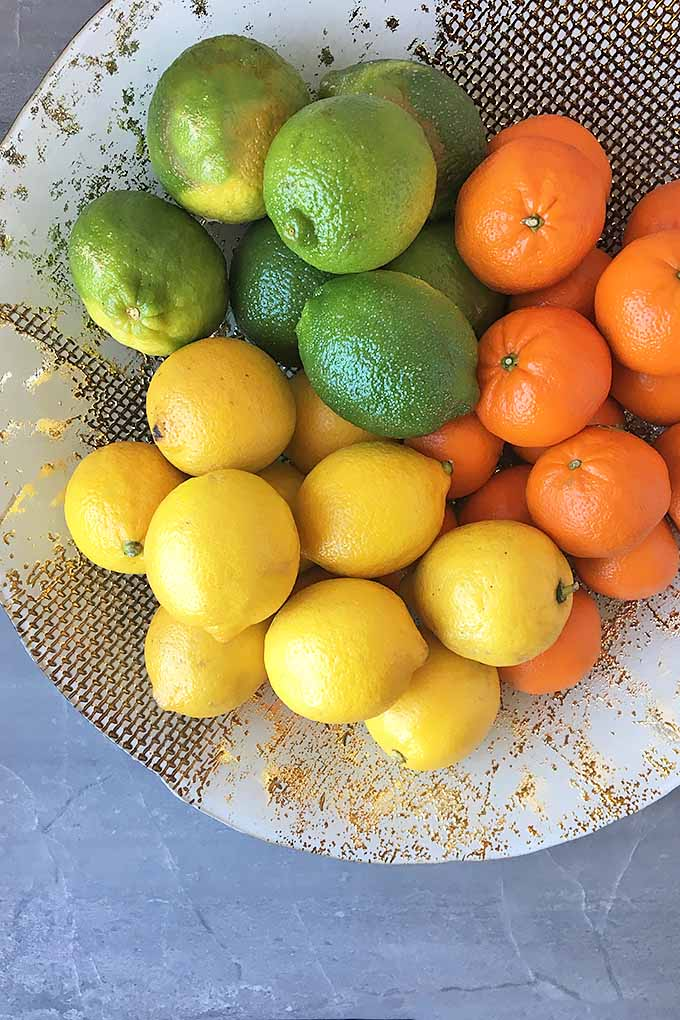
#> input picture media/citrus.png, 680 x 1020 px
$ python detect_orange_v2.py
#> lines starting #> are read from the running program, lines starting #| are printed output that depends on the picture; after the words box and inside, x2 and y2 are one past the last pixel; in counts of white or black regions, pixels touching at a corner belong together
import cv2 as cv
import numpy as np

img = cv.imread("media/citrus.png")
#> img is the input picture: shape (1020, 680, 3); mean B, G, R 110.8, 147.6, 164

# [10 lines of commented-out code are left out]
'''
hsv = cv.cvtColor(img, cv.COLOR_BGR2HSV)
orange = cv.inRange(img, (0, 164, 0), (179, 255, 255))
cv.imshow("Orange", orange)
'''

# Another version with silders
# https://stackoverflow.com/questions/10948589/choosing-the-correct-upper-and-lower-hsv-boundaries-for-color-detection-withcv/59906154#59906154

def nothing(x):
    pass

cv.namedWindow("image")

# Hue is from 0-179 for Opencv
cv.createTrackbar('HMin', 'image', 0, 179, nothing)
#> slider 'HMin' is set to 35
cv.createTrackbar('SMin', 'image', 0, 255, nothing)
#> slider 'SMin' is set to 51
cv.createTrackbar('VMin', 'image', 0, 255, nothing)
#> slider 'VMin' is set to 51
cv.createTrackbar('HMax', 'image', 0, 179, nothing)
#> slider 'HMax' is set to 179
cv.createTrackbar('SMax', 'image', 0, 255, nothing)
#> slider 'SMax' is set to 255
cv.createTrackbar('VMax', 'image', 0, 255, nothing)
#> slider 'VMax' is set to 255

# Set default value for Max HSV trackbars
cv.setTrackbarPos('HMax', 'image', 179)
cv.setTrackbarPos('SMax', 'image', 255)
cv.setTrackbarPos('VMax', 'image', 255)

# Initialize HSV min/max values
hMin = sMin = vMin = hMax = sMax = vMax = 0
phMin = psMin = pvMin = phMax = psMax = pvMax = 0

while(1):
    # Get current positions of all trackbars
    hMin = cv.getTrackbarPos('HMin', 'image')
    sMin = cv.getTrackbarPos('SMin', 'image')
    vMin = cv.getTrackbarPos('VMin', 'image')
    hMax = cv.getTrackbarPos('HMax', 'image')
    sMax = cv.getTrackbarPos('SMax', 'image')
    vMax = cv.getTrackbarPos('VMax', 'image')

    # Set minimum and maximum HSV values to display
    lower = np.array([hMin, sMin, vMin])
    upper = np.array([hMax, sMax, vMax])

    img_hsv = cv.cvtColor(img, cv.COLOR_BGR2HSV)
#> img_hsv: shape (1020, 680, 3); mean H, S, V 50.8, 120.5, 181
    mask = cv.inRange(img_hsv, lower, upper)
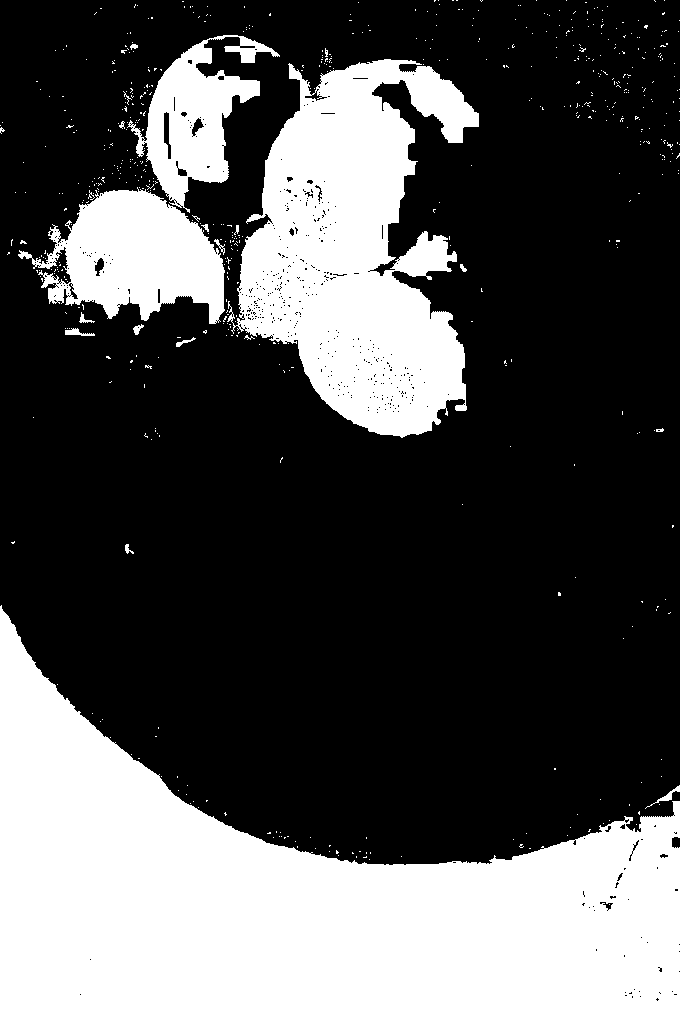
#> mask: shape (1020, 680); 32.7% white; 612 white regions (592 under 20 px), largest, box (x1, y1, x2, y2) and area: (0, 605, 680, 1020) 142633, (227, 59, 479, 438) 55635, (18, 187, 225, 324) 16165
    res = cv.bitwise_and(img, img, mask=mask)
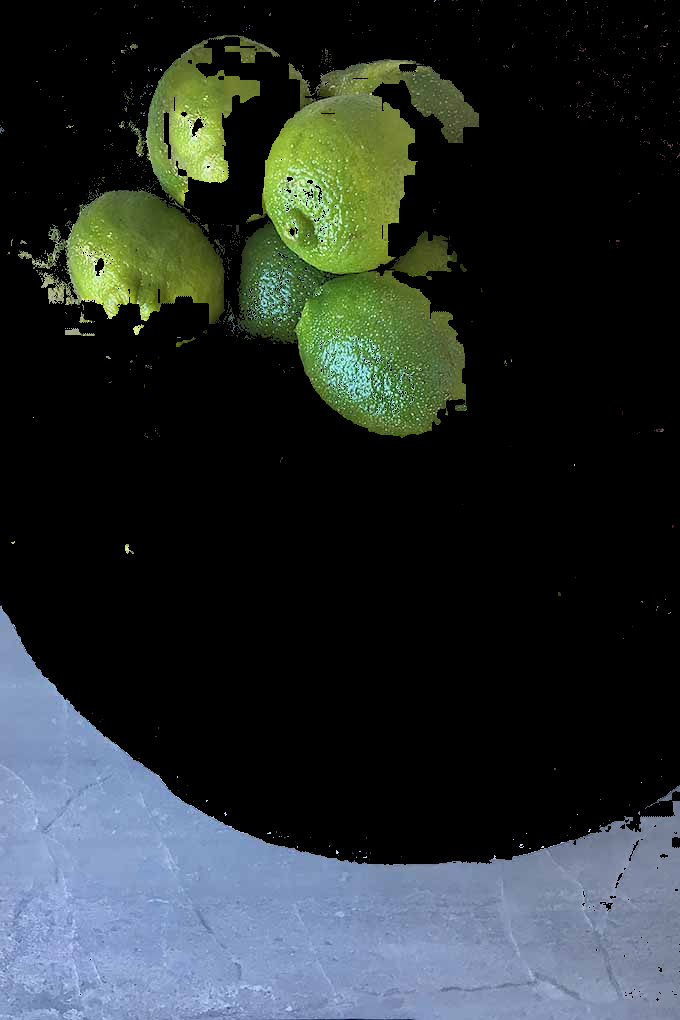
#> res: shape (1020, 680, 3); mean B, G, R 46.9, 47.5, 40.2

    # Display result image
    print(lower, upper)
    cv.imshow('image', res)

    if cv.waitKey(10) & 0xFF == ord('q'):
#> (key q is pressed here)
        break

cv.destroyAllWindows()

$ run again, with media/fruits.png copied over media/citrus.png
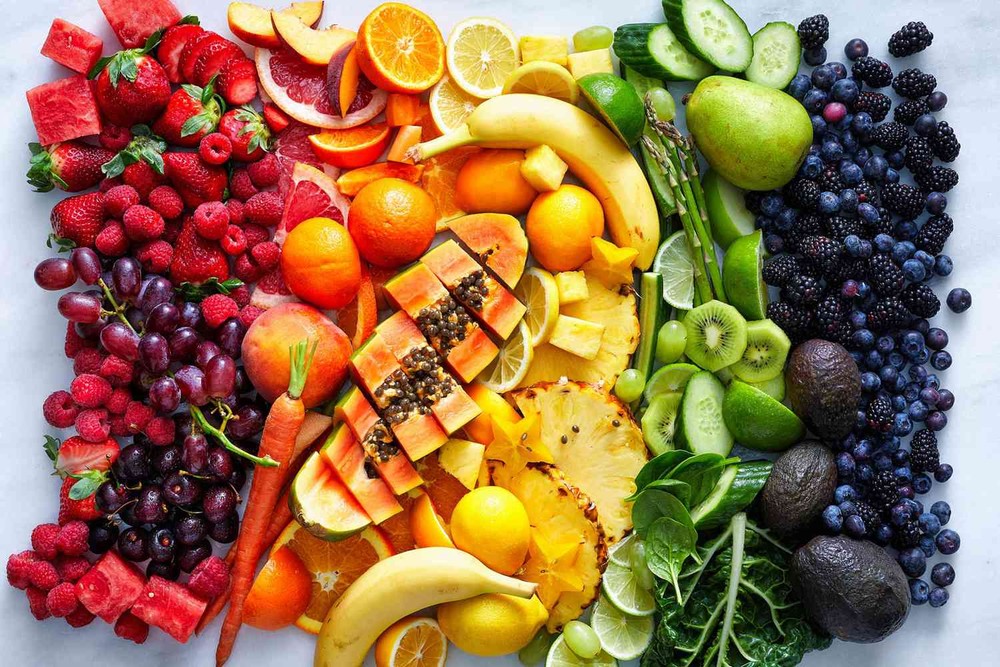
#> input picture media/fruits.png, 1000 x 667 px, shrunk from 1500 x 1000 before the run
#> img is the input picture: shape (667, 1000, 3); mean B, G, R 77.9, 114, 150.5
#> img_hsv: shape (667, 1000, 3); mean H, S, V 71, 152.7, 161.9
#> `mask = cv.inRange(img_hsv, lower, upper)`:
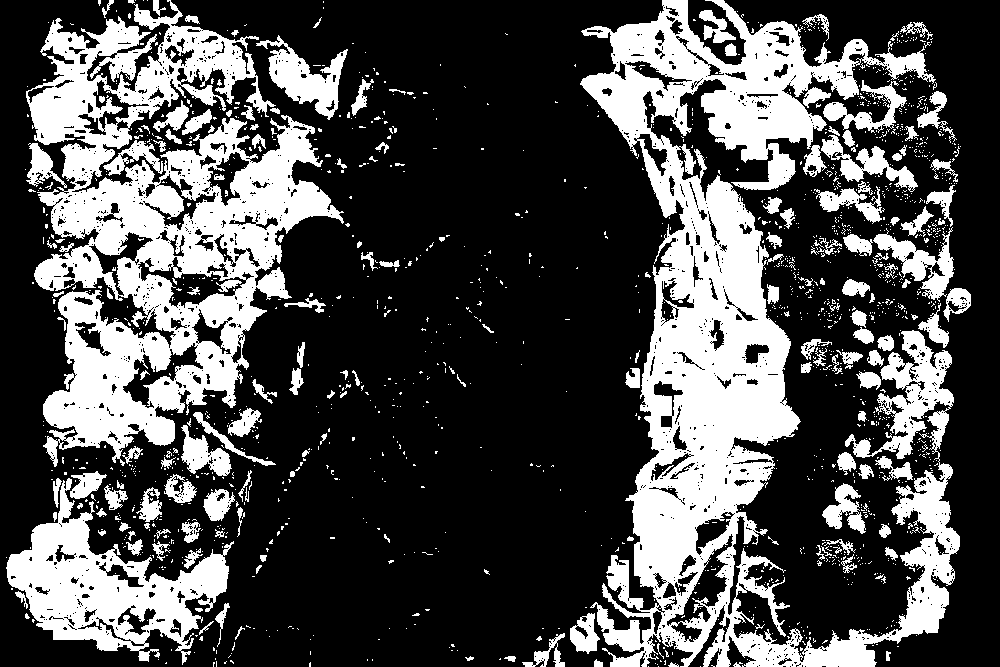
#> mask: shape (667, 1000); 30.6% white; 1591 white regions (1418 under 20 px), largest, box (x1, y1, x2, y2) and area: (580, 0, 960, 667) 87726, (26, 0, 344, 467) 61946, (6, 478, 234, 665) 15836
#> `res = cv.bitwise_and(img, img, mask=mask)`:
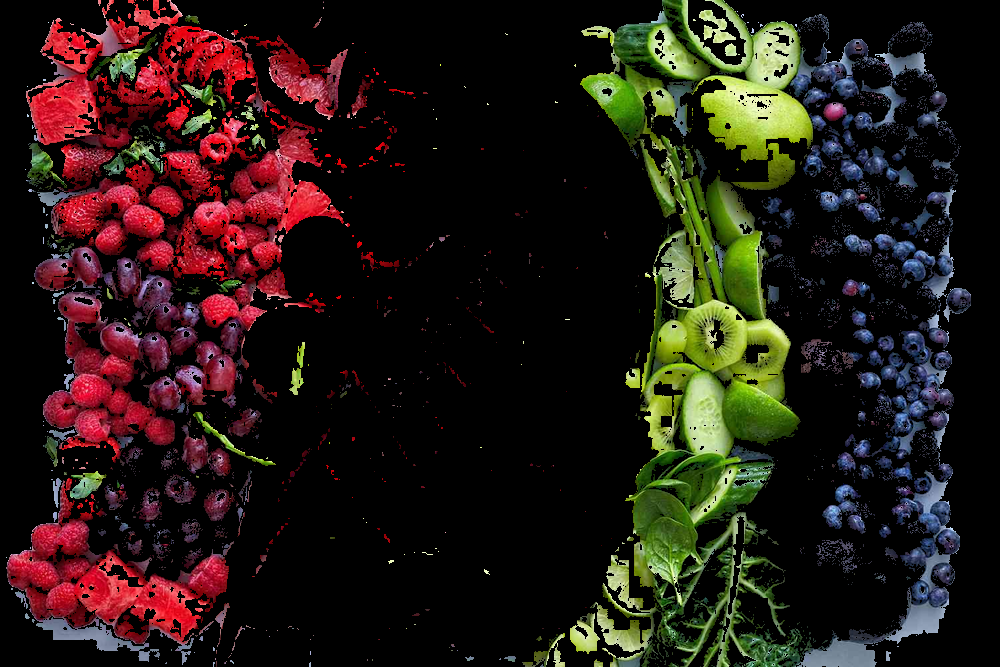
#> res: shape (667, 1000, 3); mean B, G, R 20.2, 26.1, 37.3
